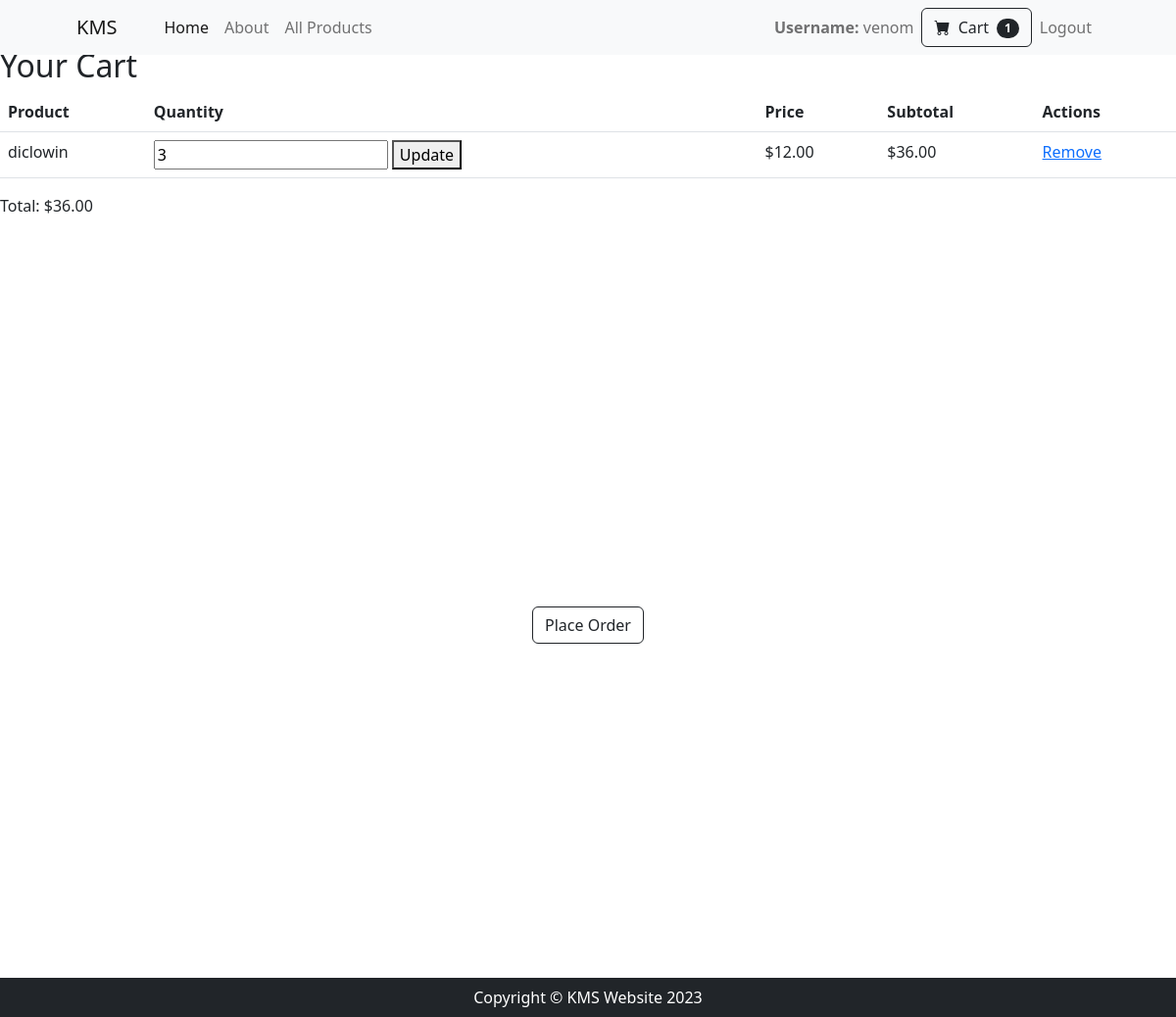
The page /cart/view/ (signed in) on the database its author committed.
### accounts/models.py (models this page shows, shortened)
class UserProfile(models.Model):
    user = models.OneToOneField(User, on_delete=models.CASCADE)
    name = models.CharField(max_length=255, blank=True)
    phone_number = models.CharField(max_length=20, blank=True)
    profile_picture = models.ImageField(upload_to='profile_pics/', blank=True)
    address = models.TextField(blank=True)

### cart/models.py (models this page shows)
class CartItem(models.Model):
    cart = models.ForeignKey(Cart, on_delete=models.CASCADE)
    product = models.ForeignKey(Product, on_delete=models.CASCADE)
    quantity = models.PositiveIntegerField(default=0)  # Default value

### products/models.py (models this page shows, shortened)
class Product(models.Model):
    name = models.CharField(max_length=200)
    description = models.TextField()
    price = models.DecimalField(max_digits=10, decimal_places=2)
    category = models.ForeignKey(Category, on_delete=models.CASCADE)
    tags = models.ManyToManyField(Tag)
    image = models.ImageField(upload_to='products/', default='products/default.png', blank=True, null=True)

### cart/views.py (the view)
# urls.py: path('view/', views.view_cart, name='view_cart'),
@login_required
def view_cart(request):
    user = request.user
    if user.is_authenticated:
        cart, created = Cart.objects.get_or_create(user=user)
        cart_items = cart.cartitem_set.all()
        cart_items_count = cart_items.count()
        total_price = sum(item.product.price * item.quantity for item in cart_items)
        return render(request, 'cart/view_cart.html', {'cart_items': cart_items, 'total_price': total_price, 'cart_items_count': cart_items_count})
    else:
        return HttpResponse("Please log in to view your cart.")

### accounts/context_processors.py (called while the page is built)
def cart_items_count(request):
    cart_items_count = 0
    if request.user.is_authenticated:
        cart, created = Cart.objects.get_or_create(user=request.user)
        cart_items_count = cart.cartitem_set.count()
    return {'cart_items_count': cart_items_count}

def user_profile_context(request):
    user_profile = None
    if request.user.is_authenticated:
        user_profile = UserProfile.objects.get(user=request.user)
    return {'user_profile': user_profile}

### orders/templatetags/cart_tags.py (called while the page is built)
@register.filter
def total_price(cart_items):
    return sum(item.product.price * item.quantity for item in cart_items)

@register.filter
def calculate_subtotal(cart_item):
    return cart_item.product.price * cart_item.quantity

### cart/templates/cart/view_cart.html (shortened to what this page needs)
{% extends 'accounts/base.html' %}
{% load cart_tags %}
{% block content %}
  <h2>Your Cart</h2>
  <table class="table">
    <thead>
      <tr>
        <th>Product</th>
        <th>Quantity</th>
        <th>Price</th>
        <th>Subtotal</th>
        <th>Actions</th>
      </tr>
    </thead>
    <tbody>
      {% for cart_item in cart_items %}
        <tr>
          <td>{{ cart_item.product.name }}</td>
          <td>
            <form method="post" action="{% url 'cart:update_cart' cart_item.id %}">
              <input type="number" name="quantity" value="{{ cart_item.quantity }}" min="1">
              <button type="submit">Update</button>
            </form>
          </td>
          <td>${{ cart_item.product.price }}</td>
          <td>${{ cart_item|calculate_subtotal }}</td>
          <td>
            <a href="{% url 'cart:remove_from_cart' cart_item.id %}">Remove</a>
          </td>
        </tr>
      {% endfor %}
    </tbody>
  </table>
  <p>Total: ${{ cart_items|total_price }}</p>
  <div style="display: flex; justify-content: center; align-items: center; height: 100vh;">
    <a class="btn btn-outline-dark" href="{% url 'orders:place_order' %}">Place Order</a>
  </div>
{% endblock %}

### accounts/templates/accounts/base.html (shortened to what this page needs)
{% load static %}
<!DOCTYPE html>
<html lang="en">
    <head>
        <link href="https://cdn.jsdelivr.net/npm/bootstrap-icons@1.5.0/font/bootstrap-icons.css" rel="stylesheet" />
        {% block styles %}<link rel="stylesheet" href="{% static 'css/base_style.css' %}">{% endblock %}
    </head>
    <body>
        <nav class="navbar navbar-expand-lg navbar-light bg-light static-nav">
            <div class="container px-4 px-lg-5">
                <a class="navbar-brand" href="#!">KMS</a>
                <div class="collapse navbar-collapse" id="navbarSupportedContent">
                    <ul class="navbar-nav me-auto mb-2 mb-lg-0 ms-lg-4">
                        <li class="nav-item"><a class="nav-link active" aria-current="page" href="{% url 'accounts:profile' %}">Home</a></li>
                        <li class="nav-item"><a class="nav-link" href="{% url 'accounts:about' %}">About</a></li>
                        <li class="nav-item dropdown">
                            <a class="nav-link" href="{% url 'products:all_products' %}" role="button" >All Products</a>
                        </li>
                    </ul>
                    <ul class="navbar-nav  mb-2 mb-lg-0 ms-lg-4">
                        <li class="nav-item"><a class="nav-link" ><strong>Username:</strong> {{ user_profile.user.username }}</a></li>
                        <form class="d-flex" action="{% url 'cart:view_cart' %}" method="get">
                            <button class="btn btn-outline-dark" type="submit">
                                <i class="bi-cart-fill me-1"></i>
                                Cart
                                <span class="badge bg-dark text-white ms-1 rounded-pill">{{ cart_items_count }}</span>
                            </button>
                        </form>
                    <li class="nav-item"><a class="nav-link" href="{% url 'accounts:user_logout' %}">Logout</a></li></ul>
                </div>
            </div>
        </nav>
        <div style="margin-top: 3rem;">
        {% block content %}{% endblock %}
        </div>
        <footer class="py-2 bg-dark fixed-bottom">
            <div class="container"><p class="m-0 text-center text-white">Copyright &copy; KMS Website 2023</p></div>
        </footer>
    </body>
</html>

### accounts/templates/accounts/base.html (style rules this page uses)
.static-nav { position: fixed; top: 0; width: 100%; z-index: 1000; }

### rows shown on the page
UserProfile: user.username "venom"
CartItem: product.name "diclowin", quantity "3", product.price "12.00", product+quantity "36.00"

### other values the page prints
{{ cart_items_count }} "1"
